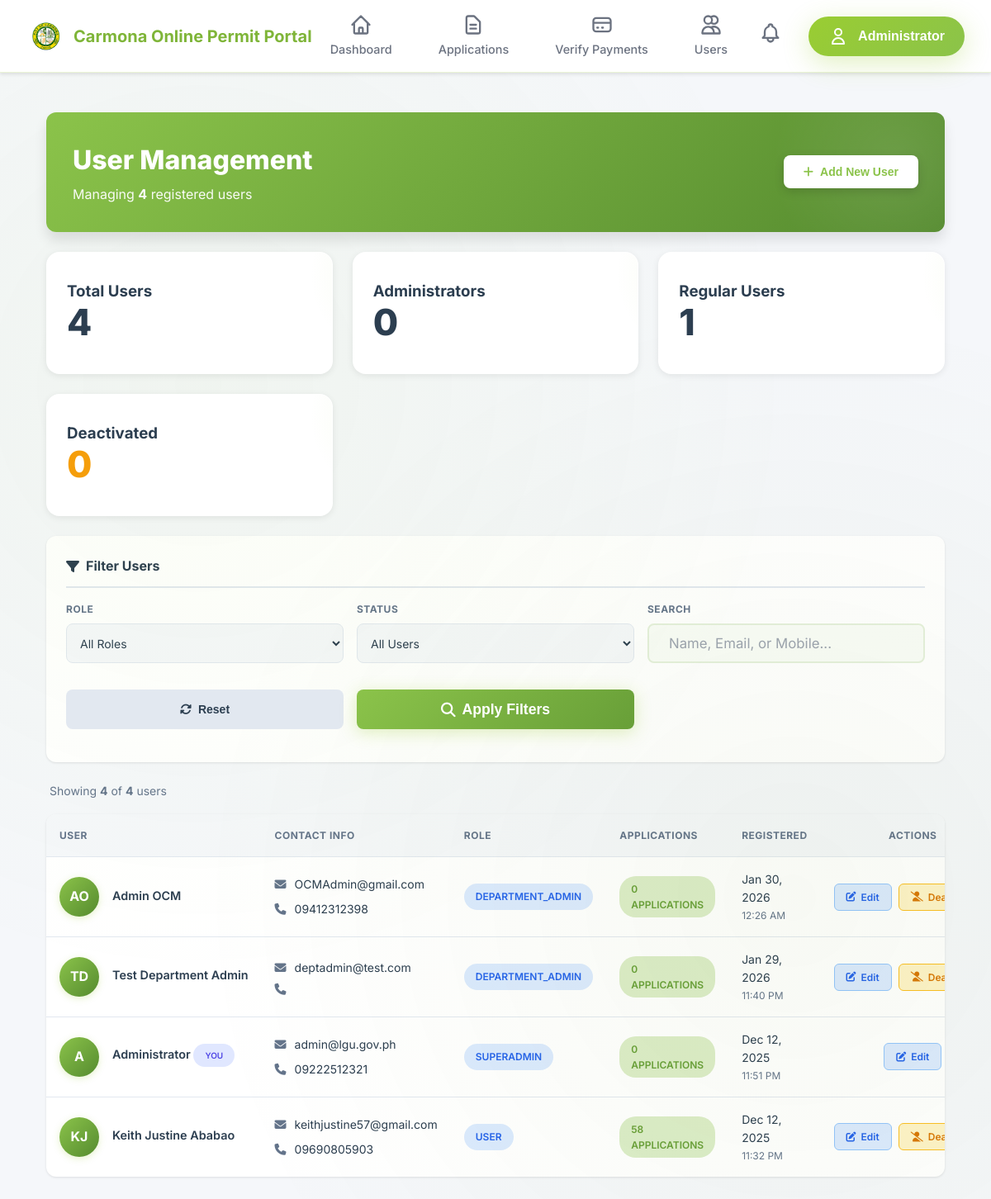
/admin/users.php (signed in), run on the app's committed database.
### tables this page shows
CREATE TABLE `users` (
  `id` int(11) NOT NULL,
  `name` varchar(255) NOT NULL,
  `email` varchar(255) NOT NULL,
  `password` varchar(255) NOT NULL,
  `mobile` varchar(20) NOT NULL,
  `address` text DEFAULT NULL,
  `department_id` int(11) DEFAULT NULL,
  `role` enum('user','admin','department_admin','superadmin') DEFAULT 'user',
  `is_active` tinyint(1) DEFAULT 1,
  `is_verified` tinyint(1) NOT NULL DEFAULT 0 COMMENT 'Email verification status',
  `verification_token` varchar(64) DEFAULT NULL COMMENT 'Email verification token',
  `token_expiry` datetime DEFAULT NULL COMMENT 'Token expiration time',
  `email_verified_at` datetime DEFAULT NULL COMMENT 'When email was verified',
  `created_at` timestamp NOT NULL DEFAULT current_timestamp(),
  `updated_at` timestamp NOT NULL DEFAULT current_timestamp() ON UPDATE current_timestamp()
);

### admin/users.php (the view, shortened to what the rows shown need)
<?php
require_once __DIR__ . '/../config.php';
require_once '../includes/functions.php';
$page = isset($_GET['page']) ? (int) $_GET['page'] : 1;
$per_page = 20;
$offset = ($page - 1) * $per_page;
$where = [];
$params = [];
$where_clause = $where ? 'WHERE ' . implode(' AND ', $where) : '';
$sql = "SELECT * FROM users $where_clause ORDER BY created_at DESC LIMIT $per_page OFFSET $offset";
$stmt = $pdo->prepare($sql);
$stmt->execute($params);
$users = $stmt->fetchAll();
include '../includes/header.php';
?>
<!DOCTYPE html>
<html lang="en">
<head>
    <link rel="stylesheet" href="https://cdnjs.cloudflare.com/ajax/libs/font-awesome/6.4.0/css/all.min.css">
    <link rel="stylesheet" href="../assets/css/admin-responsive.css">
    <link rel="stylesheet" href="../assets/css/admin/users_styles.css">
</head>
<body>
    <div class="container">
        <div class="page-header">
            <div class="page-header-content">
                <div class="page-header-left">
                    <h1>
                        User Management
                    </h1>
                </div>
            </div>
        </div>
        <div id="usersTableWrapper">
            <?php if (empty($users)): ?>
                <div class="table-card">
                    <div class="empty-state">
                        <i class="fas fa-user-slash"></i>
                        <h3>No Users Found</h3>
                        <p>Try adjusting your filters or search criteria</p>
                    </div>
                </div>
            <?php else: ?>
                <div class="table-card">
                    <div class="table-container">
                        <table class="modern-table">
                            <thead>
                                <tr>
                                    <th>User</th>
                                    <th>Contact Info</th>
                                    <th>Role</th>
                                    <th>Applications</th>
                                    <th>Registered</th>
                                    <th style="text-align: center;">Actions</th>
                                </tr>
                            </thead>
                            <tbody id="usersTableBody">
                                <?php foreach ($users as $user): ?>
                                    <?php
                                    $app_count_query = $pdo->prepare("SELECT COUNT(*) FROM applications WHERE user_id = ?");
                                    $app_count_query->execute([$user['id']]);
                                    $app_count = $app_count_query->fetchColumn();
                                    $isCurrentUser = $user['id'] === $_SESSION['user_id'];
                                    $initials = '';
                                    $name_parts = explode(' ', $user['name']);
                                    foreach ($name_parts as $part) {
                                        if (!empty($part)) {
                                            $initials .= strtoupper(substr($part, 0, 1));
                                        }
                                    }
                                    $initials = substr($initials, 0, 2);
                                    $isDeactivated = $user['is_active'] == 0;
                                    ?>
                                    <tr id="user-row-<?php echo $user['id']; ?>" data-user-role="<?php echo $user['role']; ?>"
                                        style="<?php echo $isDeactivated ? 'background: #fff7ed;' : ''; ?>">
                                        <td>
                                            <div class="user-info-cell">
                                                <div class="user-avatar"
                                                    style="<?php echo $isDeactivated ? 'background: #f59e0b;' : ''; ?>">
                                                    <span><?php echo $initials; ?></span>
                                                </div>
                                                <div class="user-details">
                                                    <div class="user-name">
                                                        <?php echo htmlspecialchars($user['name']); ?>
                                                        <?php if ($isCurrentUser): ?>
                                                            <span class="badge badge-info" style="font-size: 0.625rem;">YOU</span>
                                                        <?php endif; ?>
                                                    </div>
                                                </div>
                                            </div>
                                        </td>
                                        <td>
                                            <div class="contact-info">
                                                <div>
                                                    <i class="fas fa-envelope"></i>
                                                    <span><?php echo htmlspecialchars($user['email']); ?></span>
                                                </div>
                                                <div>
                                                    <i class="fas fa-phone"></i>
                                                    <span><?php echo htmlspecialchars($user['mobile'] ?? 'N/A'); ?></span>
                                                </div>
                                            </div>
                                        </td>
                                        <td>
                                            <span
                                                class="badge badge-<?php echo $user['role'] === 'admin' ? 'admin' : 'user'; ?>">
                                                <?php echo strtoupper($user['role']); ?>
                                            </span>
                                        </td>
                                        <td>
                                            <span class="badge badge-applications">
                                                <?php echo $app_count; ?> Application<?php echo $app_count != 1 ? 's' : ''; ?>
                                            </span>
                                        </td>
                                        <td>
                                            <div class="date-cell">
                                                <?php
                                                $date = new DateTime($user['created_at']);
                                                echo $date->format('M d, Y');
                                                ?>
                                                <div class="date-time">
                                                    <?php echo $date->format('h:i A'); ?>
                                                </div>
                                            </div>
                                        </td>
                                        <td style="text-align: center;">
                                            <div class="action-buttons">
                                                <?php if ($isDeactivated): ?>
                                                    <button class="btn-action btn-reactivate"
                                                        onclick="reactivateUser(<?php echo $user['id']; ?>, '<?php echo htmlspecialchars($user['name']); ?>', <?php echo $user['role'] === 'admin' ? 'true' : 'false'; ?>)"
                                                        title="Reactivate User">
                                                        <i class="fas fa-check-circle"></i> Reactivate
                                                    </button>
                                                <?php else: ?>
                                                    <button class="btn-action btn-edit"
                                                        onclick="editUser(<?php echo htmlspecialchars(json_encode($user)); ?>)"
                                                        title="Edit User">
                                                        <i class="fas fa-edit"></i> Edit
                                                    </button>
                                                    <?php if (!$isCurrentUser): ?>
                                                        <button class="btn-action btn-deactivate"
                                                            onclick="deactivateUser(<?php echo $user['id']; ?>, <?php echo $user['role'] === 'admin' ? 'true' : 'false'; ?>)"
                                                            title="Deactivate User">
                                                            <i class="fas fa-user-slash"></i> Deactivate
                                                        </button>
                                                    <?php endif; ?>
                                                <?php endif; ?>
                                            </div>
                                        </td>
                                    </tr>
                                <?php endforeach; ?>
                            </tbody>
                        </table>
                    </div>
                </div>
            <?php endif; ?>
        </div>
    </div>
</body>
</html>
<?php include '../includes/footer.php'; ?>

### includes/header.php (shortened to what the rows shown need)
<?php
require_once __DIR__ . '/../config.php';
require_once __DIR__ . '/functions.php';
$currentUser = getCurrentUser();
?>
<!DOCTYPE html>
<html lang="en">
<head>
    <link rel="stylesheet" href="<?php echo BASE_URL; ?>/assets/css/style.css">
</head>
<body>
    <nav class="navbar" style="display: flex; justify-content: space-between; align-items: center; padding: 1rem 2rem; background: white; box-shadow: 0 2px 4px rgba(0, 0, 0, 0.1); position: sticky; top: 0; z-index: 1000;">
        <div class="nav-right-section" style="display: flex; align-items: center; gap: 1rem;">
            <?php if (isLoggedIn()): ?>
                <div class="notification-bell" onclick="toggleNotifications()">
                </div>
                <div class="nav-dropdown" style="position: relative;">
                    <button class="nav-dropdown-toggle" style="display: flex; align-items: center; gap: 0.75rem; padding: 0.75rem 1.5rem; border-radius: 50px; background: linear-gradient(135deg, #9ACD32, #8BC34A); color: white; border: none; cursor: pointer; box-shadow: 0 8px 32px rgba(154, 205, 50, 0.3); font-weight: 700; font-size: 1rem; transition: all 0.3s ease;">
                        <svg fill="none" stroke="currentColor" viewBox="0 0 24 24" style="width: 24px; height: 24px; stroke: white;">
                            <path stroke-linecap="round" stroke-linejoin="round" stroke-width="2" d="M16 7a4 4 0 11-8 0 4 4 0 018 0zM12 14a7 7 0 00-7 7h14a7 7 0 00-7-7z"/>
                        </svg>
                        <span><?php echo htmlspecialchars($currentUser['name']); ?></span>
                    </button>
                </div>
            <?php endif; ?>
        </div>
    </nav>
    <main class="main-content">

### data on the page
users: name "Administrator", initials "A", shows "YOU", email "admin@lgu.gov.ph", mobile "09222512321", role "SUPERADMIN", app_count "0", created_at "Dec 12, 2025", created_at "11:51 PM"
users: initials "AO", name "Admin OCM", email "OCMAdmin@gmail.com", mobile "09412312398", role "DEPARTMENT_ADMIN", app_count "0", created_at "Jan 30, 2026", created_at "12:26 AM"
users: initials "TD", name "Test Department Admin", email "deptadmin@test.com", role "DEPARTMENT_ADMIN", app_count "0", created_at "Jan 29, 2026", created_at "11:40 PM"
users: initials "KJ", name "Keith Justine Ababao", email "keithjustine57@gmail.com", mobile "09690805903", role "USER", app_count "58", created_at "Dec 12, 2025", created_at "11:32 PM"

### other printed values
$total "4"
$stats['total'] "4"
$stats['admins'] "0"
$stats['users'] "1"
$stats['deactivated'] "0"
count($users) "4"
